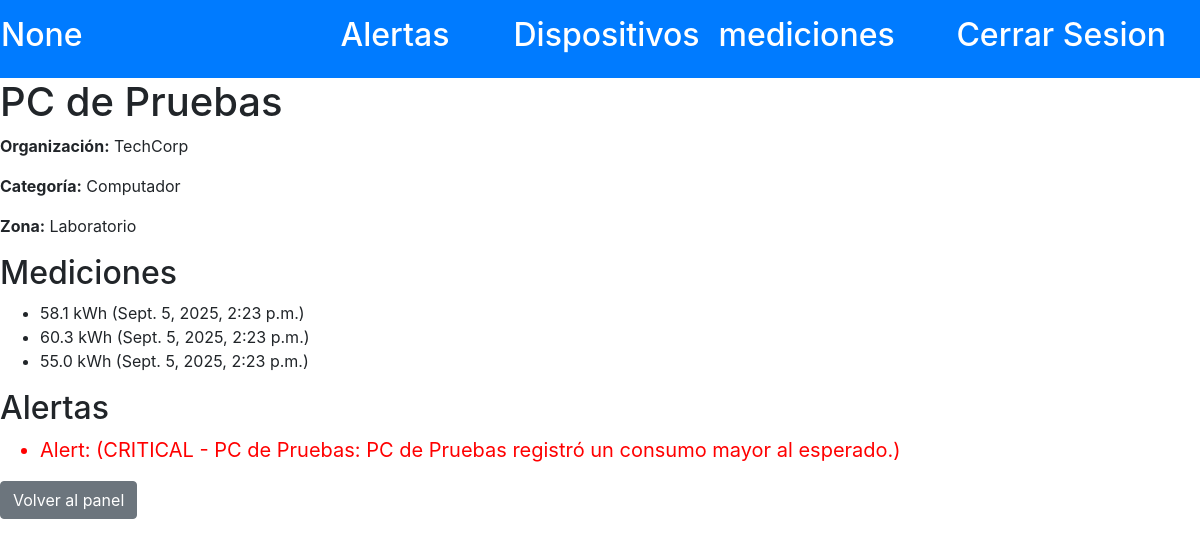
The page /device/10/ on the database its author committed.
### dispositivos/models.py (models this page shows, shortened)
class BaseModel(models.Model):
    STATES = [
        ("ACTIVE", "Active"),
        ("INACTIVE", "Inactive"),
    ]
    state = models.CharField(max_length=10, choices=STATES, default="ACTIVE")
    created_at = models.DateTimeField(auto_now_add=True)
    updated_at = models.DateTimeField(auto_now=True)
    deleted_at = models.DateTimeField(null=True, blank=True)
    class Meta:
        abstract = True

class Device(BaseModel):
    name = models.CharField(max_length=100)
    category = models.ForeignKey(Category,on_delete=models.CASCADE)
    zone = models.ForeignKey(Zone, on_delete=models.CASCADE)
    max_usage = models.IntegerField()
    organization = models.ForeignKey(Organization,on_delete=models.CASCADE)
    organization = models.ForeignKey(Organization,on_delete=models.CASCADE)
    def __str__(self):
        return self.name

class Organization(BaseModel):
    name = models.CharField(max_length=100)
    email = models.CharField(max_length=100)

class Category(BaseModel):
    name = models.CharField(max_length=100)

class Zone(BaseModel):
    name = models.CharField(max_length=100)
    def __str__(self):
        return self.name

class Measurement(BaseModel):
    device = models.ForeignKey(Device,on_delete=models.CASCADE)
    date = models.DateTimeField(auto_now_add=True)
    usage = models.FloatField(default=0.0)

class Alert(BaseModel):
    LEVELS = [
        ("CRITICAL", "critical"),
        ("MID", "mid"),
        ("HIGH", "high"),
    ]
    device = models.ForeignKey(Device, on_delete=models.CASCADE)
    message = models.CharField(max_length=200)
    date = models.DateTimeField(auto_now_add=True)
    level = models.CharField(max_length=10, choices=LEVELS, default="mid")
    def __str__(self):
        return f"Alert: ({self.level} - {self.device}: {self.message})"

### dispositivos/views.py (the view)
# urls.py: path("device/<int:device_id>/",device,name="device"),
def device(request,device_id):
    empresa = request.session.get("empresa")
    device = Device.objects.get(id=device_id)
    measurements = Measurement.objects.filter(device=device).order_by('-date')
    alerts = Alert.objects.filter(device=device)
    zone = Zone.objects.get(id=device.zone.id)
    return render(request,"devices/device.html",{"device":device,'empresa':empresa,"measurements":measurements,"alerts":alerts,"zone":zone.name})

### dispositivos/templates/devices/device.html (shortened to what this page needs)
<!DOCTYPE html>
<html lang="en">
<head>
    <link rel="stylesheet" href="https://cdn.jsdelivr.net/npm/bootstrap@4.5.3/dist/css/bootstrap.min.css"
>
</head>
<body>
    <div class="row">
        <div class="col-3 bg-primary text-white  p-3">
            <h2><a href="{% url 'panel' %}" class="text-white">{{empresa}}</a></h2>
        </div>
        <div class="col-2 bg-primary text-white text-center p-3">
            <h2><a href="{% url 'alerts_list' %}" class="text-white">Alertas</a></h2>
        </div>
        <div class="col-2 bg-primary text-white text-center p-3">
            <h2><a href="{% url 'devices_list' %}" class="text-white">Dispositivos</a></h2>
        </div>
        <div class="col-2 bg-primary text-white text-center p-3">
            <h2><a href="{% url 'measurements_list' %}" class="text-white">mediciones</a></h2>
        </div>
        <div class="col-3 bg-primary text-white text-center p-3">
            <h2><a href="{% url 'iniciarSesion' %}" class="text-white">Cerrar Sesion</a></h2>
        </div>
    </div>
    <h1>{{ device.name }}</h1>
    <p><strong>Organización:</strong> {{ device.organization.name }}</p>
    <p><strong>Categoría:</strong> {{ device.category.name }}</p>
    <p><strong>Zona:</strong> {{device.zone}}</p>
    <h2>Mediciones</h2>
    <ul>
        {% for m in measurements %}
        <li>{{ m.usage }} kWh ({{ m.date }})</li>
        {% empty %}
        <li>No hay mediciones registradas</li>
        {% endfor %}
    </ul>
    <h2>Alertas</h2>
    <ul>
        {% for a in alerts %}
        {% if a.level == "HIGH" %}
                        <li style="font-size:20px; color:rgb(255, 94, 0); font-weight:bold;">{{ a }}</li>
                        {% elif a.level == "MID" %}
                        <li style="font-size:20px; color:rgb(221, 255, 0);">{{ a }}</li>
                        {% else %}
                        <li style="font-size:20px; color:rgb(255, 0, 0);">{{ a }}</li>
                        {% endif %}
        {% empty %}
        <li>No hay alertas</li>
        {% endfor %}
    </ul>
    <a href="{% url 'panel' %}" class="btn btn-secondary">Volver al panel</a>
</body>
</html>

### rows shown on the page
Device: name "PC de Pruebas", organization.name "TechCorp", category.name "Computador", zone "Laboratorio"
Measurement: usage "58.1", date "Sept. 5, 2025, 2:23 p.m."
Measurement: usage "60.3", date "Sept. 5, 2025, 2:23 p.m."
Measurement: usage "55.0", date "Sept. 5, 2025, 2:23 p.m."
Alert: level+device+message "Alert: (CRITICAL - PC de Pruebas: PC de Pruebas registró un consumo mayor al esperado.)"

### other values the page prints
{{ empresa }} "None"
